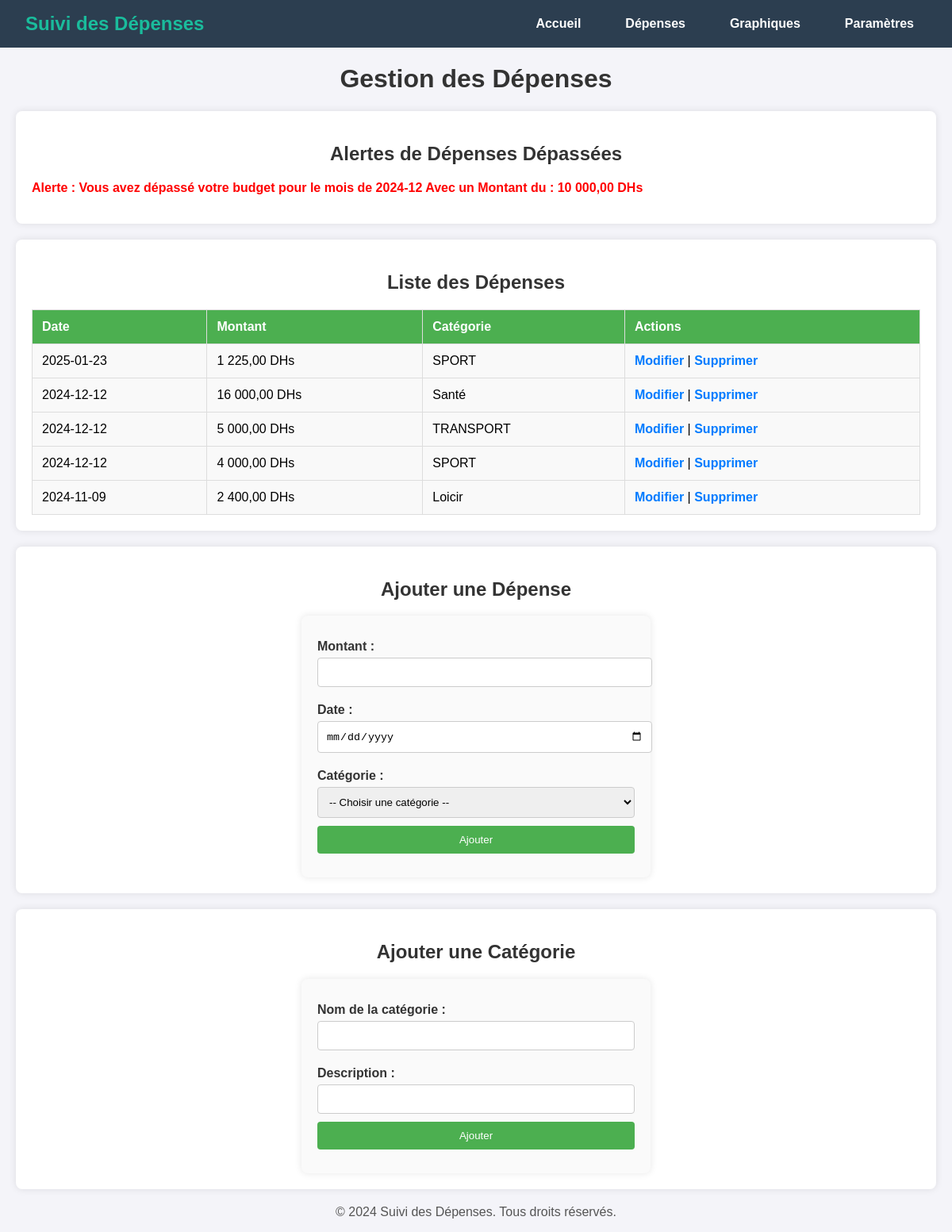
The app's page /depenses.php with its own data.
### tables this page shows
CREATE TABLE `depenses` (
  `id_depense` int(11) NOT NULL,
  `montant` decimal(10,2) NOT NULL,
  `date_depense` date NOT NULL,
  `id_categorie` int(11) DEFAULT NULL
);

CREATE TABLE `categories` (
  `id_categorie` int(11) NOT NULL,
  `nom_categorie` varchar(255) NOT NULL,
  `description` text DEFAULT NULL
);

### depenses.php (the view, shortened to what this page needs)
<?php
include 'header.php';
include 'includes/config.php';
include 'includes/Depense.php';
try {
    $stmt = $pdo->prepare("
        SELECT
            d.id_depense,
            d.montant,
            d.date_depense,
            c.nom_categorie
        FROM Depenses d
        LEFT JOIN Categories c ON d.id_categorie = c.id_categorie
        ORDER BY d.date_depense DESC
    ");
    $stmt->execute();
    $depenses = $stmt->fetchAll(PDO::FETCH_ASSOC);
} catch (PDOException $e) {
    die("Erreur lors de la récupération des dépenses : " . $e->getMessage());
}
try {
    $budgets = $pdo->query("SELECT montant_max, periode FROM Budgets ORDER BY periode DESC")->fetchAll();
} catch (PDOException $e) {
    die("Erreur lors de la récupération des budgets : " . $e->getMessage());
}
$moisDepasses = [];
foreach ($budgets as $budget) {
    $totalDepenses = $pdo->query("SELECT SUM(montant) as total FROM Depenses
                                  WHERE date_depense BETWEEN '{$budget['periode']}-01' AND '{$budget['periode']}-31'")->fetchColumn();
    if ($totalDepenses > $budget['montant_max']) {
        $depassement = $totalDepenses - $budget['montant_max'];
        $moisDepasses[] = ['mois' => $budget['periode'], 'depassement' => $depassement];
    }
}
?>
<!DOCTYPE html>
<html lang="fr">
<head>
    <link rel="stylesheet" href="Style/depenses.css">
</head>
<body>
    <h1>Gestion des Dépenses</h1>
    <section>
        <h2>Alertes de Dépenses Dépassées</h2>
        <?php if (count($moisDepasses) > 0): ?>
            <ul>
                <?php foreach ($moisDepasses as $moisDepasse): ?>
                    <li style="color: red;">
                        Alerte : Vous avez dépassé votre budget pour le mois de <?= htmlspecialchars($moisDepasse['mois']); ?> Avec un Montant du  : <?= number_format($moisDepasse['depassement'], 2, ',', ' ') . '          DHs'; ?>
                    </li>
                <?php endforeach; ?>
            </ul>
        <?php else: ?>
            <p>Aucun mois n'a dépassé le budget.</p>
        <?php endif; ?>
    </section>
    <section>
        <h2>Liste des Dépenses</h2>
        <?php if (count($depenses) > 0): ?>
            <table>
                <thead>
                    <tr>
                        <th>Date</th>
                        <th>Montant</th>
                        <th>Catégorie</th>
                        <th>Actions</th>
                    </tr>
                </thead>
                <tbody>
                    <?php foreach ($depenses as $depense): ?>
                        <tr>
                            <td><?= htmlspecialchars($depense['date_depense']); ?></td>
                            <td><?= number_format($depense['montant'], 2, ',', ' ') . '         DHs'; ?></td>
                            <td><?= htmlspecialchars($depense['nom_categorie'] ?? 'Non spécifiée'); ?></td>
                            <td>
                                <a href="modifier_depense.php?id=<?= $depense['id_depense']; ?>">Modifier</a> |
                                <a href="?id=<?= $depense['id_depense']; ?>" onclick="return confirm('Êtes-vous sûr de vouloir supprimer cette dépense ?')">Supprimer</a>
                            </td>
                        </tr>
                    <?php endforeach; ?>
                </tbody>
            </table>
        <?php else: ?>
            <p>Aucune dépense enregistrée pour le moment.</p>
        <?php endif; ?>
    </section>
    <section>
        <h2>Ajouter une Dépense</h2>
        <form method="post">
            <label>Montant :</label>
            <input type="number" step="0.01" name="montant" required>
            <label>Date :</label>
            <input type="date" name="date_depense" required>
            <label>Catégorie :</label>
            <select name="id_categorie" required>
                <option value="">-- Choisir une catégorie --</option>
            </select>
            <button type="submit">Ajouter</button>
        </form>
    </section>
    <section>
        <h2>Ajouter une Catégorie</h2>
        <form method="post">
            <label>Nom de la catégorie :</label>
            <input type="text" name="nom_categorie" required>
            <label>Description :</label>
            <input type="text" name="description">
            <button type="submit">Ajouter</button>
        </form>
    </section>
</body>
</html>
<?php
include 'footer.php';
?>

### header.php (shortened to what this page needs)
<!DOCTYPE html>
<html lang="fr">
<head>
    <link rel="stylesheet" href="Style/header.css">
</head>
<body>
<header>
    <div class="logo">
        <h1>Suivi des Dépenses</h1>
    </div>
    <nav>
        <ul>
            <li><a href="index.php">Accueil</a></li>
            <li><a href="depenses.php">Dépenses</a></li>
            <li><a href="graphique.php">Graphiques</a></li>
            <li><a href="parametres.php">Paramètres</a></li>
        </ul>
    </nav>
</header>

### footer.php
<footer>
    <p>&copy; 2024 Suivi des Dépenses. Tous droits réservés.</p>
</footer>

### Style/header.css (style rules this page uses)
body { font-family: Arial, sans-serif; margin: 0; padding: 0; box-sizing: border-box; }
header { display: flex; justify-content: space-between; align-items: center; background-color: #2c3e50; color: white; padding: 1rem 2rem; }
header .logo h1 { font-size: 1.5rem; color: #1abc9c; margin: 0; }
nav ul { list-style: none; display: flex; gap: 1.5rem; margin: 0; padding: 0; }
nav ul li a { text-decoration: none; color: white; font-weight: bold; padding: 0.5rem 1rem; border-radius: 5px; transition: all 0.3s ease; }

### Style/depenses.css (style rules this page uses)
body { font-family: Arial, sans-serif; background-color: #f4f4f9; margin: 0; padding: 0; }
h1, h2 { text-align: center; color: #333; }
section { margin: 20px; padding: 20px; background-color: #ffffff; border-radius: 8px; box-shadow: 0 0 10px rgba(0, 0, 0, 0.1); }
table { width: 100%; border-collapse: collapse; margin-top: 20px; }
table th, table td { padding: 12px; text-align: left; border: 1px solid #ddd; }
table th { background-color: #4CAF50; color: white; }
table td { background-color: #f9f9f9; }
table a { color: #007bff; text-decoration: none; font-weight: bold; }
form { display: flex; flex-direction: column; max-width: 400px; margin: 0 auto; padding: 20px; background-color: #fafafa; border-radius: 8px; box-shadow: 0 0 10px rgba(0, 0, 0, 0.1); }
form label { margin: 10px 0 5px; font-weight: bold; color: #333; }
form input, form select, form button { padding: 10px; margin-bottom: 10px; border: 1px solid #ccc; border-radius: 4px; }
form input[type="number"], form input[type="date"], form select { width: 100%; }
form button { background-color: #4CAF50; color: white; border: none; cursor: pointer; }
p { text-align: center; color: #555; }
section ul { list-style-type: none; padding: 0; }
section ul li { color: red; font-weight: bold; margin: 10px 0; }

### records on screen
depenses: date_depense "2025-01-23", montant "1 225,00", id_categorie.nom_categorie "SPORT"
depenses: date_depense "2024-12-12", montant "16 000,00", id_categorie.nom_categorie "Santé"
depenses: date_depense "2024-12-12", montant "5 000,00", id_categorie.nom_categorie "TRANSPORT"
depenses: date_depense "2024-12-12", montant "4 000,00", id_categorie.nom_categorie "SPORT"
depenses: date_depense "2024-11-09", montant "2 400,00", id_categorie.nom_categorie "Loicir"

### other values on screen
$moisDepasse['mois'] "2024-12"
$moisDepasse['depassement'] "10 000,00"
